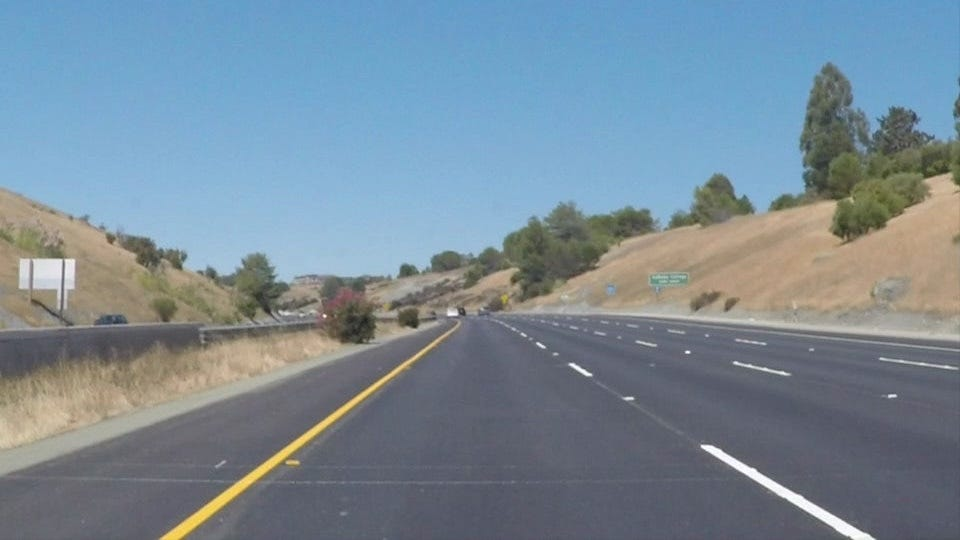
#> input picture road.jpeg, 960 x 540 px
$ python canny_edge_detection.py
#> lines starting #> are read from the running program, lines starting #| are printed output that depends on the picture; after the words box and inside, x2 and y2 are one past the last pixel; in counts of white or black regions, pixels touching at a corner belong together
# Do all the relevant imports
import matplotlib.pyplot as plt
import matplotlib.image as mpimg
import numpy as np
import cv2

# Read in the image and convert to grayscale
# Here we read a .jpeg and convert to 0,255 bytescale
image = mpimg.imread('road.jpeg')
#> image is the input picture: shape (540, 960, 3); mean R, G, B 120.8, 138.6, 151.6
gray = cv2.cvtColor(image,cv2.COLOR_RGB2GRAY)
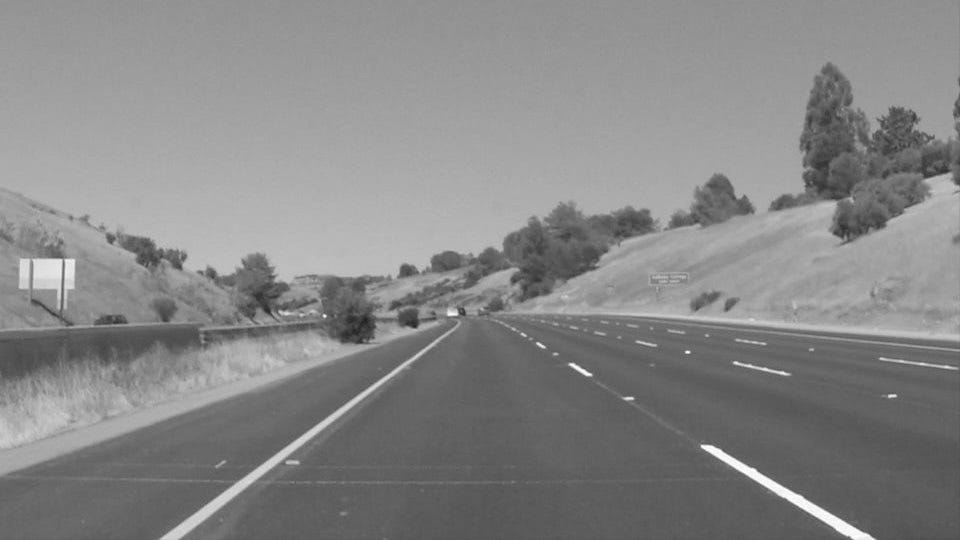
#> gray: shape (540, 960); min 28, max 255, mean 134.8

# Define a kernel size for Gaussian smoothing / blurring
kernel_size = 5 # Must be an odd number (3, 5, 7...)
blur_gray = cv2.GaussianBlur(gray,(kernel_size, kernel_size),0)

# Define our parameters for Canny and run it
low_threshold = 180
high_threshold = 240
edges = cv2.Canny(blur_gray, low_threshold, high_threshold)
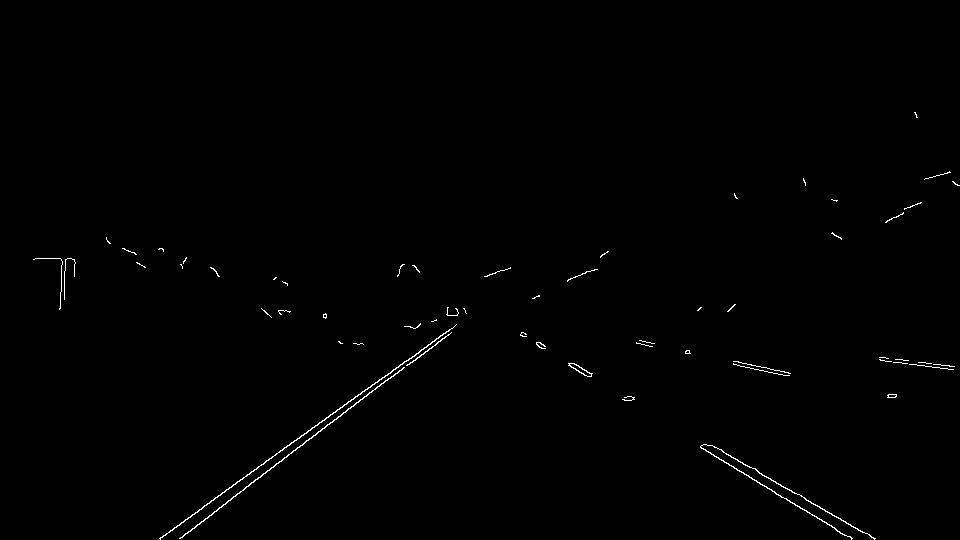
#> edges: shape (540, 960); 0.51% white in thin lines or dots, all inside (x1, y1, x2, y2) = (33, 112, 960, 540)

# Display the image
plt.imshow(edges, cmap='Greys_r')
plt.title("Canny Edge Detection Image")
plt.savefig("canny_edge_detection.jpeg")
plt.show()

$ run again, with deneme.jpeg copied over road.jpeg
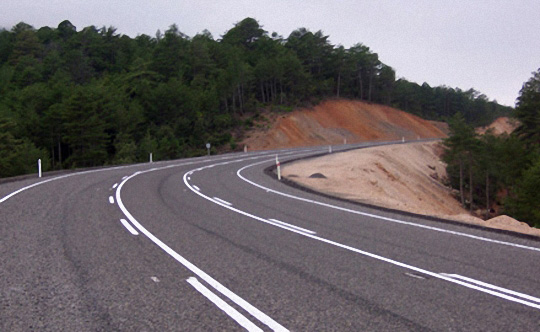
#> input picture deneme.jpeg, 540 x 332 px
#> image is the input picture: shape (332, 540, 3); mean R, G, B 108.3, 101.9, 104.2
#> `blur_gray = cv2.GaussianBlur(gray,(kernel_size, kernel_size),0)`:
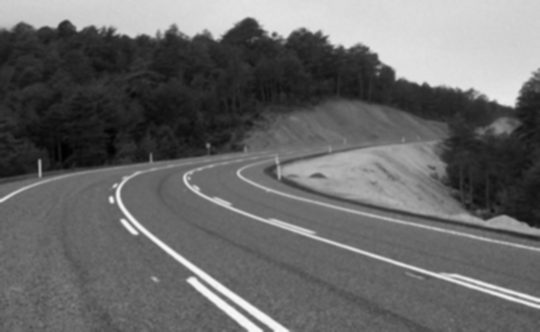
#> blur_gray: shape (332, 540); min 1, max 248, mean 104.1
#> `edges = cv2.Canny(blur_gray, low_threshold, high_threshold)`:
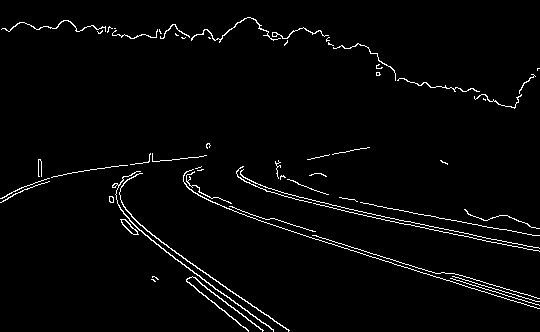
#> edges: shape (332, 540); 2.5% white in thin lines or dots
